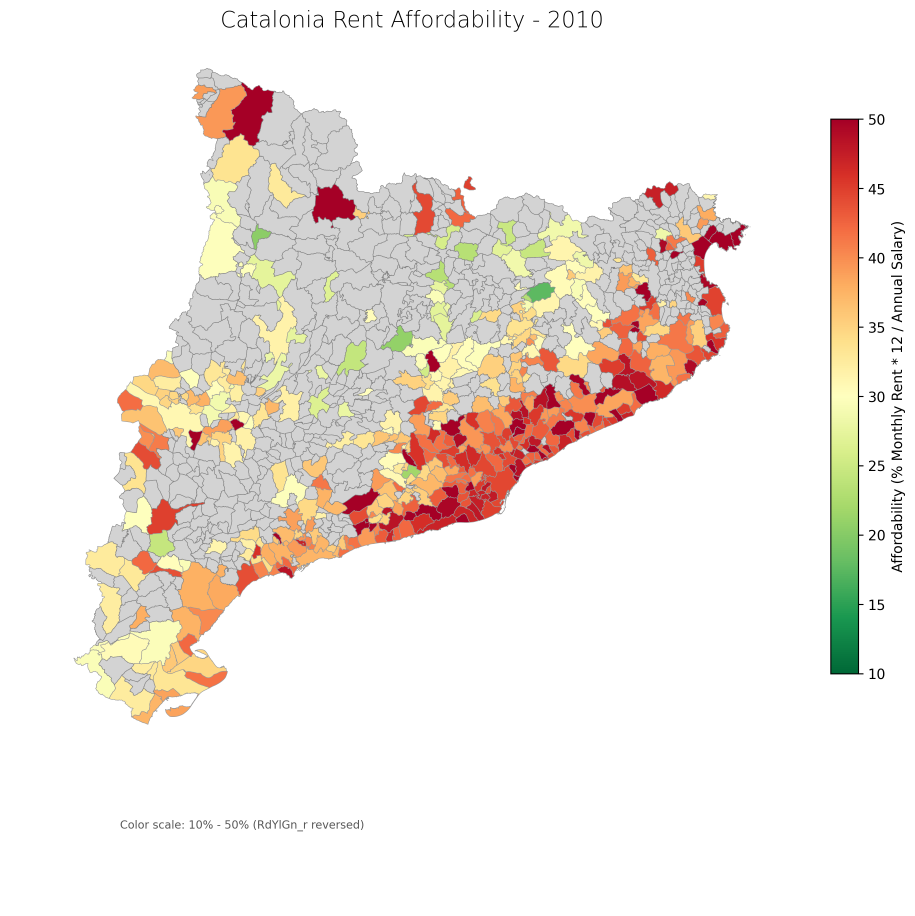
#> input picture data/analysis/visualizer/catalonia_affordability_cont_2010.png, 2745 x 2747 px, found by its file name (shown at 1/3 size); its folder holds 4 pictures in this run
$ python utils.py
#> lines starting #> are read from the running program, lines starting #| are printed output that depends on the picture
import os
from PIL import Image

def generate_gif(images_dir: str = "./data/analysis/visualizer"):
    """
    Generate a GIF from a list of images.

    Args:
        images_dir (str): Directory containing the images to be converted into a GIF.
    """
#> called with images_dir = './data/analysis/visualizer'
    image_files = sorted(
        [f for f in os.listdir(images_dir) if f.endswith(".png")]
    )
    image_paths = [os.path.join(images_dir, f) for f in image_files]

    frames = [Image.open(path) for path in image_paths]
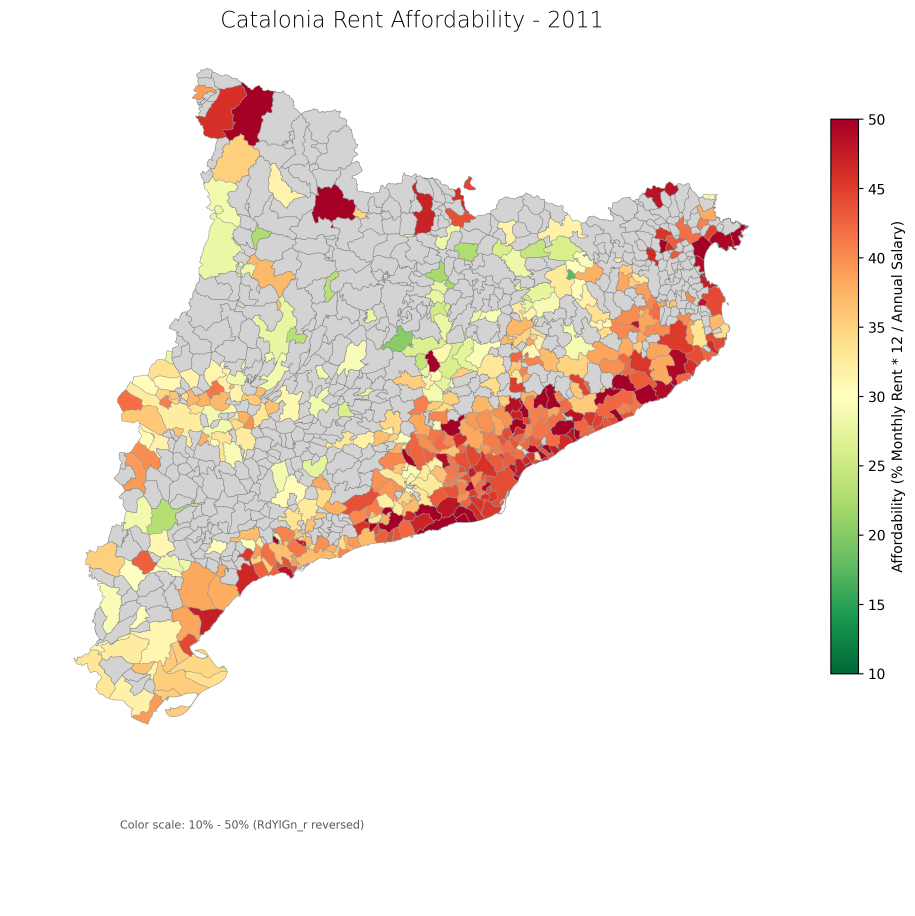
#> input picture data/analysis/visualizer/catalonia_affordability_cont_2011.png, 2745 x 2747 px, found by its file name (shown at 1/3 size)
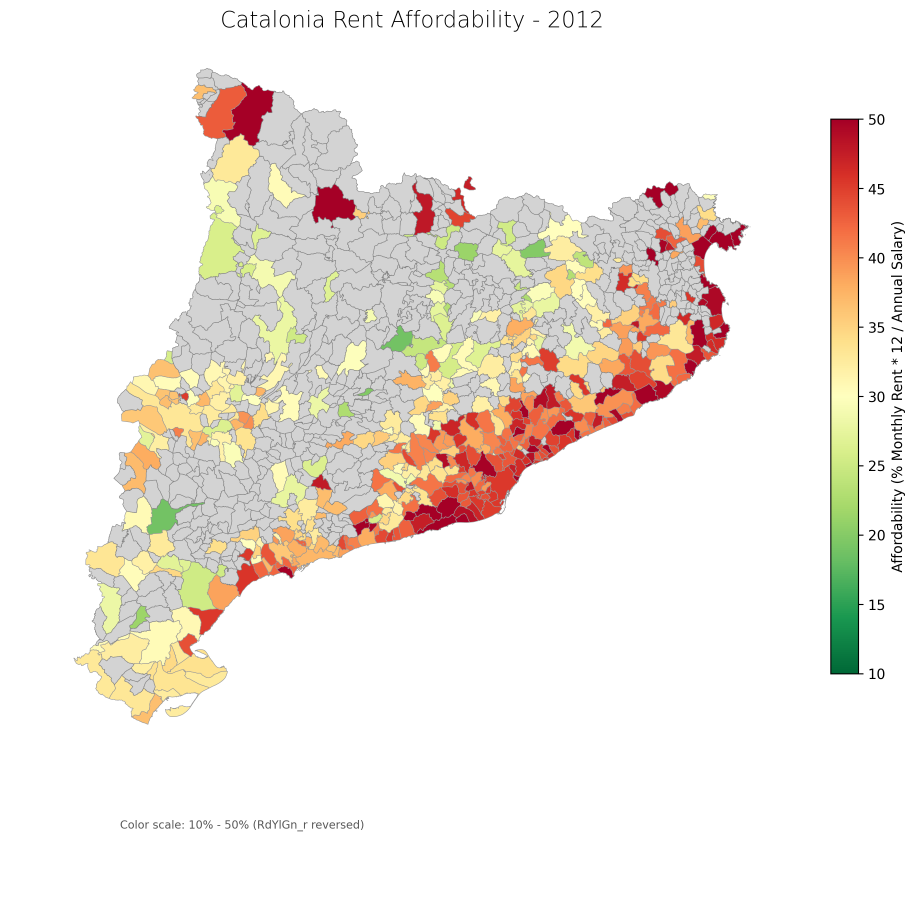
#> input picture data/analysis/visualizer/catalonia_affordability_cont_2012.png, 2745 x 2747 px, found by its file name (shown at 1/3 size)
#> frames = 3 items

    output_path = os.path.join(images_dir, "animation.gif")
    frames[0].save(
        output_path,
        save_all=True,
        append_images=frames[1:],
        duration=500,  # 0.5 seconds per frame (in ms)
        loop=0
    )

if __name__ == "__main__":
	# Example usage
	generate_gif()
